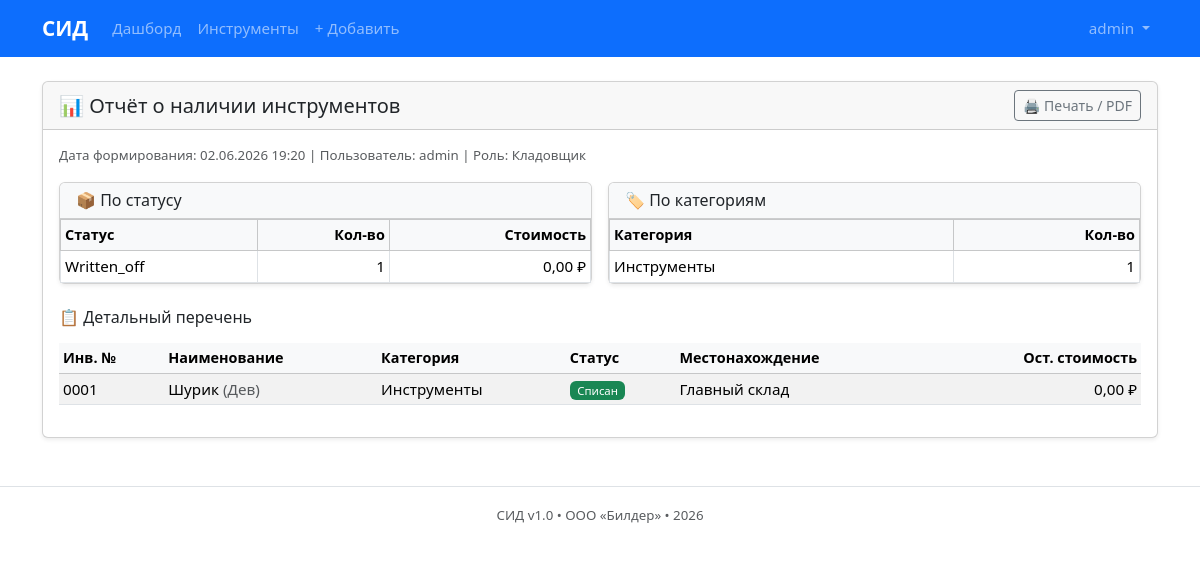
/reports/ (signed in), run on the app's committed database.
### apps/accounts/models.py (models this page shows, shortened)
class CustomUser(AbstractUser):
    role = models.CharField(max_length=20, choices=Role.choices, default=Role.STOREKEEPER)
    employee_id = models.CharField(max_length=20, unique=True, blank=True, null=True)
    department = models.CharField(max_length=100, blank=True)
    phone = models.CharField(max_length=20, blank=True)
    class Meta:
        db_table = 'users'
        verbose_name = 'Пользователь'
        verbose_name_plural = 'Пользователи'
    @property
    def can_manage_tools(self):
        return self.role in [Role.STOREKEEPER, Role.SUPPLY_MANAGER, Role.CHIEF_ENGINEER, Role.ADMIN]
    @property
    def can_view_reports(self):
        return self.role in [Role.SUPPLY_MANAGER, Role.CHIEF_ENGINEER, Role.ACCOUNTANT, Role.ADMIN]

### apps/tools/models.py (models this page shows, shortened)
class ToolCategory(models.Model):
    name = models.CharField(max_length=100)
    class Meta:
        db_table = 'tool_categories'
        verbose_name = 'Категория'
        verbose_name_plural = 'Категории'
        ordering = ['name']

class Tool(models.Model):
    STATUS_CHOICES = [
        ('in_stock', 'На складе'),
        ('issued', 'Выдан'),
        ('verification', 'На поверке'),
        ('written_off', 'Списан'),
    ]
    name = models.CharField(max_length=200)
    brand = models.CharField(max_length=100, blank=True)
    model = models.CharField(max_length=100, blank=True)
    inventory_number = models.CharField(max_length=50, unique=True)
    category = models.ForeignKey(ToolCategory, on_delete=models.PROTECT)
    purchase_date = models.DateField()
    initial_cost = models.DecimalField(max_digits=12, decimal_places=2)
    residual_cost = models.DecimalField(max_digits=12, decimal_places=2)
    qr_code = models.ImageField(upload_to='qr_codes/', blank=True, null=True)
    status = models.CharField(max_length=20, choices=STATUS_CHOICES, default='in_stock')
    location = models.ForeignKey(Location, on_delete=models.SET_NULL, null=True, blank=True)
    notes = models.TextField(blank=True)
    created_at = models.DateTimeField(auto_now_add=True)
    updated_at = models.DateTimeField(auto_now=True)
    class Meta:
        db_table = 'tools'
        verbose_name = 'Инструмент'
        verbose_name_plural = 'Инструменты'
        ordering = ['-created_at']

class Location(models.Model):
    name = models.CharField(max_length=100)
    address = models.CharField(max_length=255, blank=True)
    class Meta:
        db_table = 'locations'
        verbose_name = 'Местонахождение'
        verbose_name_plural = 'Местонахождения'
        ordering = ['name']

### apps/reports/views.py (the view)
# urls.py: path('', views.simple_report, name='simple'),
@login_required
def simple_report(request):
    tools = Tool.objects.select_related('category', 'location')
    if request.user.role == 'foreman' and request.user.department:
        tools = tools.filter(location__name__icontains=request.user.department)
    context = {
        'tools': tools,
        'by_status': Tool.objects.values('status').annotate(
            count=Count('id'),
            value=Sum('residual_cost')
        ),
        'by_category': Tool.objects.values('category__name').annotate(
            count=Count('id')
        ).order_by('category__name'),
    }
    return render(request, 'reports/simple_report.html', context)

### apps/reports/templates/reports/simple_report.html (shortened to what this page needs)
{% extends 'tools/base.html' %}
{% block content %}
<div class="card mb-4">
    <div class="card-header d-flex justify-content-between align-items-center flex-wrap gap-2">
        <h5 class="mb-0">📊 Отчёт о наличии инструментов</h5>
        <button onclick="window.print()" class="btn btn-sm btn-outline-secondary no-print">🖨️ Печать / PDF</button>
    </div>
    <div class="card-body">
        <div class="text-muted mb-3 small">
            Дата формирования: {% now "d.m.Y H:i" %} |
            Пользователь: {{ user.get_full_name|default:user.username }} |
            Роль: {{ user.get_role_display }}
        </div>
        <div class="row mb-4 g-3">
            <div class="col-md-6">
                <div class="card h-100">
                    <div class="card-header bg-light">
                        <h6 class="mb-0">📦 По статусу</h6>
                    </div>
                    <div class="card-body p-0">
                        <table class="table table-sm table-bordered mb-0">
                            <thead class="table-light">
                                <tr><th>Статус</th><th class="text-end">Кол-во</th><th class="text-end">Стоимость</th></tr>
                            </thead>
                            <tbody>
                                {% for item in by_status %}
                                <tr>
                                    <td>{{ item.get_status_display|default:item.status|capfirst }}</td>
                                    <td class="text-end">{{ item.count }}</td>
                                    <td class="text-end">{{ item.value|default:0|floatformat:2 }} ₽</td>
                                </tr>
                                {% empty %}
                                <tr><td colspan="3" class="text-center text-muted">Нет данных</td></tr>
                                {% endfor %}
                            </tbody>
                        </table>
                    </div>
                </div>
            </div>
            <div class="col-md-6">
                <div class="card h-100">
                    <div class="card-header bg-light">
                        <h6 class="mb-0">🏷️ По категориям</h6>
                    </div>
                    <div class="card-body p-0">
                        <table class="table table-sm table-bordered mb-0">
                            <thead class="table-light">
                                <tr><th>Категория</th><th class="text-end">Кол-во</th></tr>
                            </thead>
                            <tbody>
                                {% for item in by_category %}
                                <tr>
                                    <td>{{ item.category__name|default:"Не указана" }}</td>
                                    <td class="text-end">{{ item.count }}</td>
                                </tr>
                                {% empty %}
                                <tr><td colspan="2" class="text-center text-muted">Нет данных</td></tr>
                                {% endfor %}
                            </tbody>
                        </table>
                    </div>
                </div>
            </div>
        </div>
        <h6 class="mb-3">📋 Детальный перечень</h6>
        <div class="table-responsive">
            <table class="table table-sm table-striped table-hover align-middle">
                <thead class="table-light">
                    <tr>
                        <th>Инв. №</th>
                        <th>Наименование</th>
                        <th>Категория</th>
                        <th>Статус</th>
                        <th>Местонахождение</th>
                        <th class="text-end">Ост. стоимость</th>
                    </tr>
                </thead>
                <tbody>
                    {% for tool in tools %}
                    <tr>
                        <td class="fw-medium">{{ tool.inventory_number }}</td>
                        <td>{{ tool.name }} {% if tool.brand %}<span class="text-muted">({{ tool.brand }})</span>{% endif %}</td>
                        <td>{{ tool.category.name }}</td>
                        <td>
                            <span class="badge bg-{{ tool.status|yesno:'success,warning,info,secondary' }}">
                                {{ tool.get_status_display }}
                            </span>
                        </td>
                        <td>{{ tool.location.name|default:"—" }}</td>
                        <td class="text-end">{{ tool.residual_cost|floatformat:2 }} ₽</td>
                    </tr>
                    {% empty %}
                    <tr>
                        <td colspan="6" class="text-center py-4 text-muted">Инструменты не найдены</td>
                    </tr>
                    {% endfor %}
                </tbody>
            </table>
        </div>
    </div>
</div>
{% endblock %}

### apps/tools/templates/tools/base.html (shortened to what this page needs)
{% load static %}
<!DOCTYPE html>
<html lang="ru">
<head>
    <link href="https://cdn.jsdelivr.net/npm/bootstrap@5.3.2/dist/css/bootstrap.min.css" rel="stylesheet">
    <link href="{% static 'css/style.css' %}" rel="stylesheet">
</head>
<body>
    {% if user.is_authenticated %}
    <nav class="navbar navbar-expand-lg navbar-dark bg-primary mb-4">
        <div class="container">
            <a class="navbar-brand fw-bold" href="{% url 'tools:dashboard' %}">СИД</a>
            <div class="collapse navbar-collapse" id="navMenu">
                <ul class="navbar-nav me-auto">
                    <li class="nav-item"><a class="nav-link" href="{% url 'tools:dashboard' %}">Дашборд</a></li>
                    <li class="nav-item"><a class="nav-link" href="{% url 'tools:tool_list' %}">Инструменты</a></li>
                    {% if user.can_manage_tools %}
                    <li class="nav-item"><a class="nav-link" href="{% url 'tools:tool_create' %}">+ Добавить</a></li>
                    {% endif %}
                </ul>
                <ul class="navbar-nav">
                    <li class="nav-item dropdown">
                        <a class="nav-link dropdown-toggle" href="#" role="button" data-bs-toggle="dropdown">
                            {{ user.get_short_name|default:user.username }}
                        </a>
                    </li>
                </ul>
            </div>
        </div>
    </nav>
    {% endif %}
    <div class="container">
        {% block content %}{% endblock %}
    </div>
    <footer class="mt-5 py-3 text-center text-muted border-top">
        <small>СИД v1.0 • ООО «Билдер» • {% now "Y" %}</small>
    </footer>
</body>
</html>

### static/css/style.css (style rules this page uses)
body { font-size: 0.95rem; }
.card { box-shadow: 0 0.125rem 0.25rem rgba(0,0,0,0.075); }
.navbar-brand { font-size: 1.3rem; }
.badge { font-weight: 500; }
.table th { font-weight: 600; font-size: 0.9rem; }

### data on the page
CustomUser: get_short_name "admin", get_full_name "admin", role "Кладовщик"
ToolCategory: category__name "Инструменты", count "1"
Tool: inventory_number "0001", name "Шурик", brand "Дев", category.name "Инструменты", status "Списан", location.name "Главный склад", residual_cost "0,00"

### other printed values
{{ item.get_status_display|default:item.status|capfirst }} "Written_off"
{{ item.count }} "1"
{{ item.value|default:0|floatformat:2 }} "0,00"
